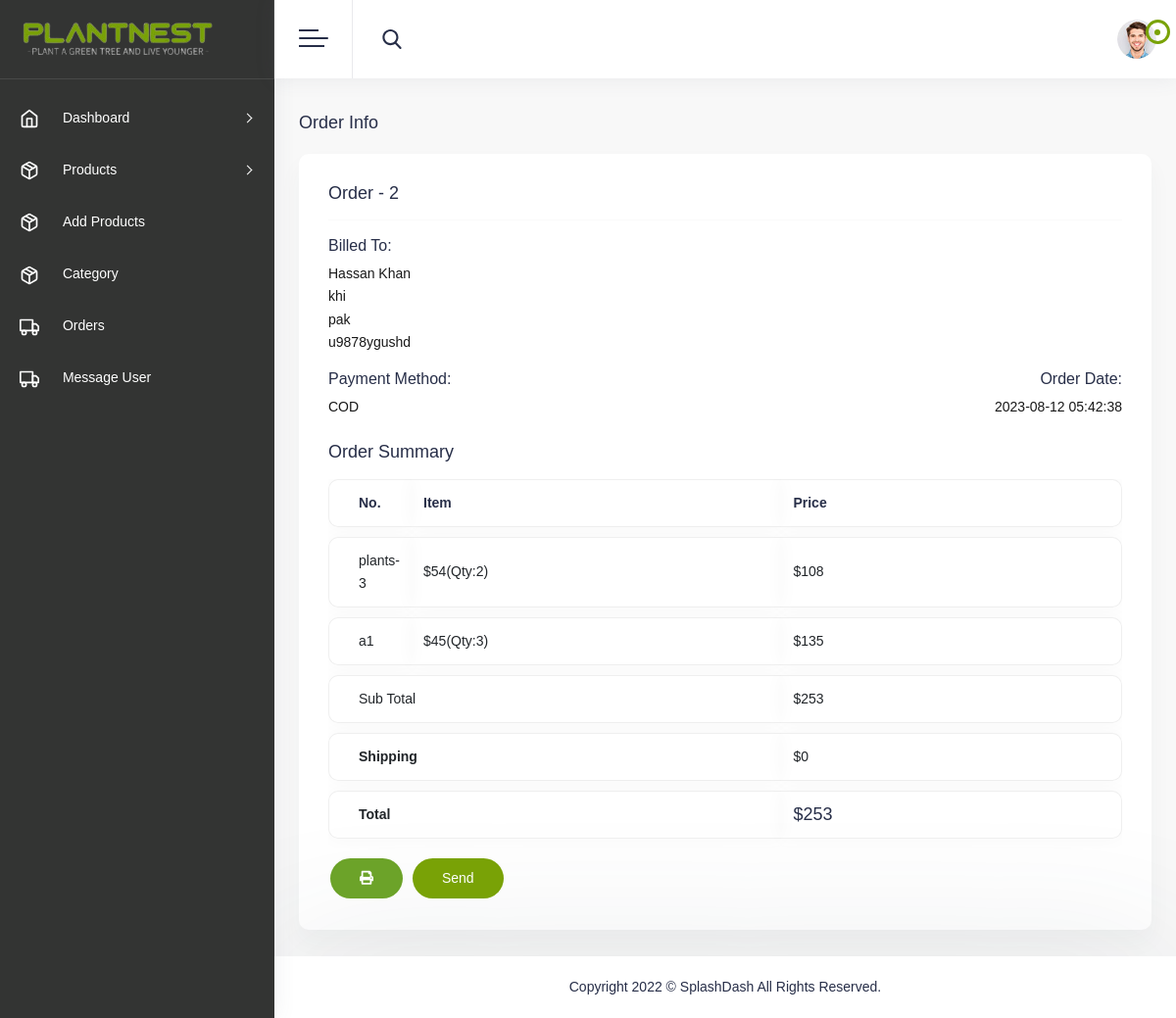
The app's page /admin/insideorder.php?oid=2&ordertime=2023-08-12 05:42:38&cid=21 (signed in) with its own data.
### tables this page shows
CREATE TABLE `order_info` (
  `o_id` int(11) NOT NULL,
  `customer_id` int(11) NOT NULL,
  `name` varchar(200) NOT NULL,
  `email` varchar(200) NOT NULL,
  `country` varchar(200) NOT NULL,
  `city` varchar(200) NOT NULL,
  `address` varchar(200) NOT NULL,
  `postal_code` varchar(200) NOT NULL,
  `bill_total` int(11) NOT NULL,
  `status` int(11) NOT NULL,
  `order_time` timestamp NOT NULL DEFAULT current_timestamp()
);

CREATE TABLE `orders_cart` (
  `id` int(11) NOT NULL,
  `customer_id` int(11) NOT NULL,
  `p_id` int(11) NOT NULL,
  `p_name` varchar(233) NOT NULL,
  `p_price` int(11) NOT NULL,
  `p_quantity` int(11) NOT NULL,
  `p_total` int(11) NOT NULL,
  `ordertime` timestamp NOT NULL DEFAULT current_timestamp()
);

### admin/insideorder.php (the view, shortened to what this page needs)
<?php
$id = $_GET['oid'];
?>
<!DOCTYPE html>
<html lang="zxx">
<head>
    <link rel="stylesheet" type="text/css" href="assets/css/fonts.css">
    <link rel="stylesheet" type="text/css" href="assets/css/bootstrap.min.css">
    <link rel="stylesheet" type="text/css" href="assets/css/font-awesome.min.css">
    <link rel="stylesheet" type="text/css" href="assets/css/icofont.min.css">
    <link rel="stylesheet" type="text/css" href="assets/css/style.css">
	<link rel="stylesheet" id="theme-change" type="text/css" href="#">
</head>
<body>
    <div class="page-wrapper">
    <?php
      include_once('nav.php');
    ?>
        <div class="page-wrapper">
            <div class="main-content">
                <div class="row">
                    <div class="colxl-12 col-lg-12 col-md-12 col-sm-12 col-12">
                        <div class="page-title-wrapper">
                            <div class="page-title-box">
                                <h4 class="page-title">Order Info</h4>
                            </div>
                        </div>
                    </div>
                </div>
                <div class="row">
                    <div class="col-lg-12">
						<div class="card">
							<div class="card-body">
                                <?php
                                $query = mysqli_query($conn,"SELECT * FROM order_info WHERE o_id = $id");
                                    $data = mysqli_fetch_assoc($query);
                                    ?>
<div class="ad-invoice-title">
									<h4>Order - <?=$data['o_id']?></h4>
								</div>
								<hr>
								<div class="row">
									<div class="col-sm-6">
										<h5 class="mb-2">Billed To:</h5>
										<p><?=$data['name']?></p>
										<p><?=$data['city']?></p>
										<p><?=$data['country']?></p>
										<p><?=$data['address']?></p>
									</div>
								</div>
                                <div class="row">
									<div class="col-sm-6 mt-3">
										<h5 class="mb-2">Payment Method:</h5>
										<p>COD</p>
									</div>
									<div class="col-sm-6 mt-3 text-sm-end">
										<h5 class="mb-2">Order Date:</h5>
										<p><?=$data['order_time']?></p>
									</div>
								</div>
								<div class="py-2 mt-3 mb-2">
									<h4 class="font-size-15">Order Summary</h4>
								</div>
								<div class="table-responsive">
									<table class="table table-styled mb-0">
										<thead>
											<tr>
												<th style="width: 70px;">No.</th>
												<th>Item</th>
												<th class="text-end">Price</th>
											</tr>
										</thead>
										<tbody>
                                            <?php
$custid = $_GET['cid'];
$time =$_GET['ordertime'];
                                            $sql =mysqli_query($conn,"SELECT * FROM orders_cart where customer_id = $custid AND ordertime = '$time'");
                                            $row = mysqli_num_rows($sql);
                                            if($row >= 1){
                                                while($dt=mysqli_fetch_assoc($sql)){
                                                ?>
	<tr>
												<td><?=$dt['p_name']?></td>
												<td>$<?=$dt['p_price']?>(Qty:<?=$dt['p_quantity']?>)</td>
												<td class="text-end">$<?=$dt['p_total']?></td>
											</tr>
                                                <?php
                                            }
                                        }
                                            ?>
											<tr>
												<td colspan="2" class="text-end">Sub Total</td>
												<td class="text-end">$<?=$data['bill_total']?></td>
											</tr>
											<tr>
												<td colspan="2" class="text-end">
													<strong>Shipping</strong></td>
												<td class=" text-end">$0</td>
											</tr>
											<tr>
												<td colspan="2" class="text-end">
													<strong>Total</strong></td>
												<td class=" text-end"><h4 class="m-0">$<?=$data['bill_total']?></h4></td>
											</tr>
										</tbody>
									</table>
								</div>
								<div class="d-print-none mt-2">
									<div class="float-end">
										<a href="javascript:window.print()" class="btn btn-success waves-effect waves-light me-1"><i class="fa fa-print"></i></a>
										<a href="javascript:;" class="btn btn-primary w-md waves-effect waves-light">Send</a>
									</div>
								</div>
							</div>
						</div>
					</div>
                </div>
				<div class="ad-footer-btm">
					<p>Copyright 2022 © SplashDash All Rights Reserved.</p>
				</div>
			</div>
		</div>
</body>
</html>

### records on screen
order_info: o_id "2", name "Hassan Khan", city "khi", country "pak", address "u9878ygushd", order_time "2023-08-12 05:42:38", bill_total "253"
orders_cart: p_name "plants-3", p_price "54", p_quantity "2", p_total "108"
orders_cart: p_name "a1", p_price "45", p_quantity "3", p_total "135"
